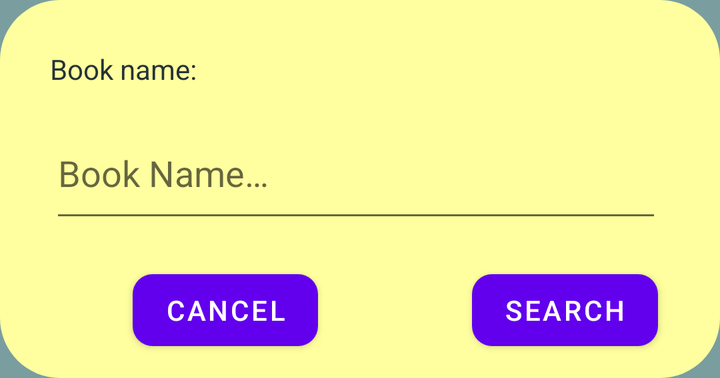
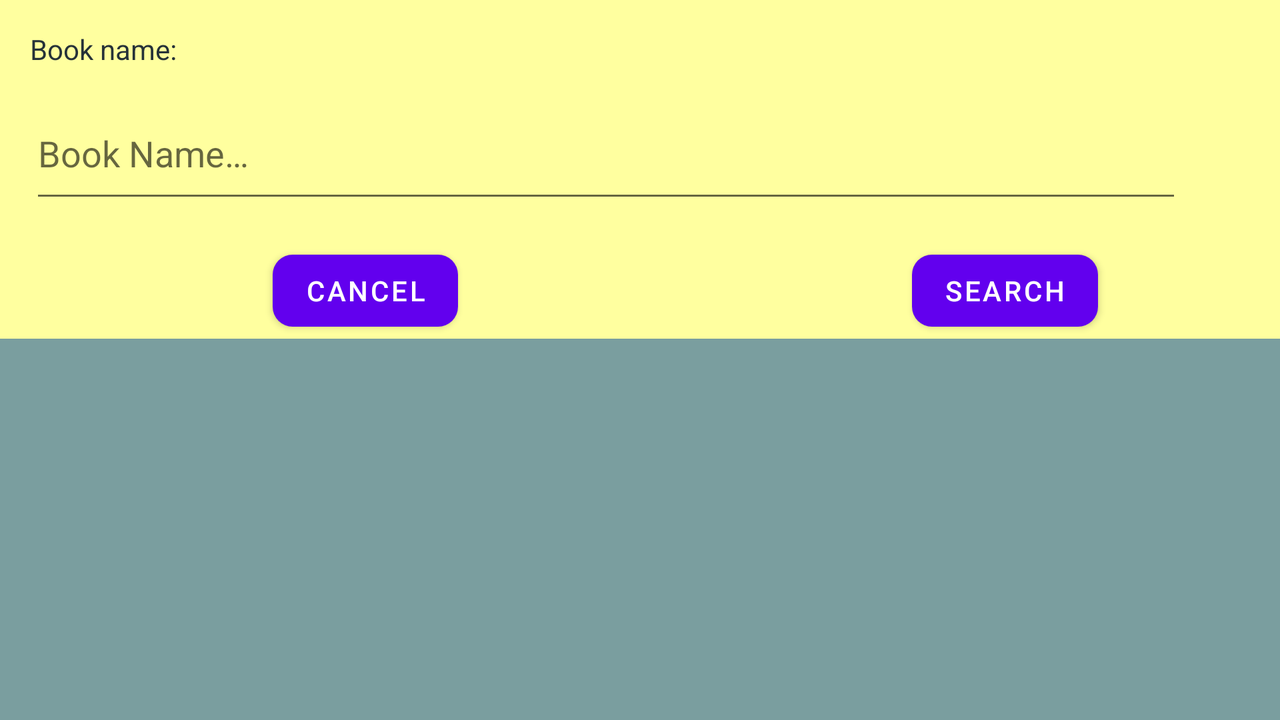

Two renders of one Android screen. The first uses the default layout on a phone; the second uses the alternative layout the repository ships for a different screen configuration, on a matching device. The two XML files are below.
<!-- AndroidManifest.xml: application theme Theme.My_Library -->
<!-- res/layout/search_prompt_dialog.xml -->
<?xml version="1.0" encoding="utf-8"?>
<androidx.constraintlayout.widget.ConstraintLayout xmlns:android="http://schemas.android.com/apk/res/android"
    xmlns:app="http://schemas.android.com/apk/res-auto"
    xmlns:tools="http://schemas.android.com/tools"
    android:layout_width="match_parent"
    android:layout_height="wrap_content"
    android:background="@drawable/search_dialog_bg">

    <TextView
        android:id="@+id/promptBookName"
        android:layout_width="wrap_content"
        android:layout_height="wrap_content"
        android:layout_marginStart="15dp"
        android:layout_marginTop="15dp"
        android:text="@string/bookName"
        android:textColor="@color/metalic_black"
        app:layout_constraintStart_toStartOf="parent"
        app:layout_constraintTop_toTopOf="parent" />

    <EditText
        android:id="@+id/searchEditTxt"
        android:layout_width="0dp"
        android:layout_height="wrap_content"
        android:layout_marginTop="10dp"
        android:autofillHints=""
        android:hint="@string/bookNameHint"
        android:inputType="textMultiLine"
        android:lines="2"
        android:minHeight="48dp"
        app:layout_constraintStart_toStartOf="@+id/promptBookName"
        app:layout_constraintTop_toBottomOf="@+id/promptBookName"
        app:layout_constraintWidth_percent="0.9"
        tools:ignore="TextContrastCheck" />

    <com.google.android.material.button.MaterialButton
        android:id="@+id/searchBtn"
        android:layout_width="wrap_content"
        android:layout_height="wrap_content"
        android:layout_marginTop="15dp"
        android:text="@string/search"
        app:cornerRadius="10dp"
        app:layout_constraintEnd_toEndOf="parent"
        app:layout_constraintStart_toStartOf="@+id/guideline8"
        app:layout_constraintTop_toBottomOf="@+id/searchEditTxt" />

    <com.google.android.material.button.MaterialButton
        android:id="@+id/cancelBtn"
        android:layout_width="wrap_content"
        android:layout_height="wrap_content"
        android:layout_marginTop="15dp"
        android:text="@string/cancel"
        app:cornerRadius="10dp"
        app:layout_constraintEnd_toStartOf="@+id/guideline8"
        app:layout_constraintStart_toStartOf="parent"
        app:layout_constraintTop_toBottomOf="@+id/searchEditTxt" />

    <androidx.constraintlayout.widget.Guideline
        android:id="@+id/guideline8"
        android:layout_width="wrap_content"
        android:layout_height="wrap_content"
        android:orientation="vertical"
        app:layout_constraintGuide_begin="205dp" />
</androidx.constraintlayout.widget.ConstraintLayout>
<!-- resources referenced by this layout -->
<resources>
  <color name="metalic_black">#263238</color>
  <!-- drawable search_dialog_bg (drawable) -->
  <?xml version="1.0" encoding="utf-8"?>
  <shape xmlns:android="http://schemas.android.com/apk/res/android">
      <solid android:color="@color/caryola_lemon_yellow" />
  
      <corners android:radius="30dp" />
  
      <padding
          android:bottom="10dp"
          android:left="10dp"
          android:right="10dp"
          android:top="10dp" />
  
  </shape>
  <string name="bookName">Book name:</string>
  <string name="bookNameHint">Book Name…</string>
  <string name="cancel">Cancel</string>
  <string name="search">Search</string>
  <style name="Theme.My_Library" parent="Theme.MaterialComponents.Light">
          
          <item name="colorPrimary">@color/purple_500</item>
          <item name="colorPrimaryVariant">@color/purple_700</item>
          <item name="colorOnPrimary">@color/white</item>
          
          <item name="colorSecondary">@color/deep_taupe</item>
          <item name="colorSecondaryVariant">@color/teal_700</item>
          <item name="colorOnSecondary">@color/black</item>
          
          <item name="android:statusBarColor">?attr/colorPrimaryVariant</item>
          
          
          <item name="android:windowAnimationStyle">@style/CustomAnimation</item>
          <item name="android:windowBackground">@color/cadetBlue</item>
      </style>
  <color name="caryola_lemon_yellow">#FFFF9F</color>
  <color name="purple_500">#FF6200EE</color>
  <color name="purple_700">#FF3700B3</color>
  <color name="white">#FFFFFFFF</color>
  <color name="deep_taupe">#7A6263</color>
  <color name="teal_700">#FF018786</color>
  <color name="black">#FF000000</color>
  <style name="CustomAnimation">
          <item name="android:activityOpenEnterAnimation">@anim/slide_in</item>
          <item name="android:activityOpenExitAnimation">@anim/slide_out</item>
          <item name="android:activityCloseEnterAnimation">@anim/slide_out</item>
          <item name="android:activityCloseExitAnimation">@anim/slide_in</item>
          <item name="android:windowEnterAnimation">@anim/slide_up</item>
          <item name="android:windowExitAnimation">@anim/slide_down</item>
      </style>
  <color name="cadetBlue">#7A9E9F</color>
</resources>
<!-- res/layout-land/search_prompt_dialog.xml (the repository's variant of the layout above) -->
<!-- drawn on the phone turned sideways -->
<?xml version="1.0" encoding="utf-8"?>
<androidx.constraintlayout.widget.ConstraintLayout xmlns:android="http://schemas.android.com/apk/res/android"
    xmlns:app="http://schemas.android.com/apk/res-auto"
    xmlns:tools="http://schemas.android.com/tools"
    android:layout_width="match_parent"
    android:layout_height="match_parent">

    <androidx.constraintlayout.widget.ConstraintLayout
        android:layout_width="0dp"
        android:layout_height="wrap_content"
        android:background="@color/caryola_lemon_yellow"
        app:layout_constraintEnd_toEndOf="parent"
        app:layout_constraintStart_toStartOf="parent"
        app:layout_constraintTop_toTopOf="parent">

        <TextView
            android:id="@+id/promptBookName"
            android:layout_width="wrap_content"
            android:layout_height="wrap_content"
            android:layout_marginStart="15dp"
            android:layout_marginTop="15dp"
            android:text="@string/bookName"
            android:textColor="@color/metalic_black"
            app:layout_constraintStart_toStartOf="parent"
            app:layout_constraintTop_toTopOf="parent" />

        <EditText
            android:id="@+id/searchEditTxt"
            android:layout_width="0dp"
            android:layout_height="wrap_content"
            android:layout_marginStart="15dp"
            android:layout_marginTop="10dp"
            android:autofillHints=""
            android:hint="@string/bookNameHint"
            android:inputType="textMultiLine"
            android:lines="2"
            android:minHeight="48dp"
            app:layout_constraintStart_toStartOf="parent"
            app:layout_constraintTop_toBottomOf="@+id/promptBookName"
            app:layout_constraintWidth_percent="0.9"
            tools:ignore="TextContrastCheck" />

        <com.google.android.material.button.MaterialButton
            android:id="@+id/searchBtn"
            android:layout_width="wrap_content"
            android:layout_height="wrap_content"
            android:layout_marginTop="15dp"
            android:text="@string/search"
            app:cornerRadius="10dp"
            app:layout_constraintEnd_toEndOf="parent"
            app:layout_constraintStart_toStartOf="@+id/guideline8"
            app:layout_constraintTop_toBottomOf="@+id/searchEditTxt" />

        <com.google.android.material.button.MaterialButton
            android:id="@+id/cancelBtn"
            android:layout_width="wrap_content"
            android:layout_height="wrap_content"
            android:layout_marginTop="15dp"
            android:text="@string/cancel"
            app:cornerRadius="10dp"
            app:layout_constraintEnd_toStartOf="@+id/guideline8"
            app:layout_constraintStart_toStartOf="parent"
            app:layout_constraintTop_toBottomOf="@+id/searchEditTxt" />

        <androidx.constraintlayout.widget.Guideline
            android:id="@+id/guideline8"
            android:layout_width="wrap_content"
            android:layout_height="wrap_content"
            android:orientation="vertical"
            app:layout_constraintGuide_begin="365dp" />

    </androidx.constraintlayout.widget.ConstraintLayout>
</androidx.constraintlayout.widget.ConstraintLayout>
<!-- resources referenced by the variant -->
<!-- as the phone turned sideways resolves them -->
<resources>
  <color name="caryola_lemon_yellow">#FFFF9F</color>
  <color name="metalic_black">#263238</color>
  <string name="bookName">Book name:</string>
  <string name="bookNameHint">Book Name…</string>
  <string name="cancel">Cancel</string>
  <string name="search">Search</string>
  <style name="Theme.My_Library" parent="Theme.MaterialComponents.Light">
          
          <item name="colorPrimary">@color/purple_500</item>
          <item name="colorPrimaryVariant">@color/purple_700</item>
          <item name="colorOnPrimary">@color/white</item>
          
          <item name="colorSecondary">@color/deep_taupe</item>
          <item name="colorSecondaryVariant">@color/teal_700</item>
          <item name="colorOnSecondary">@color/black</item>
          
          <item name="android:statusBarColor">?attr/colorPrimaryVariant</item>
          
          
          <item name="android:windowAnimationStyle">@style/CustomAnimation</item>
          <item name="android:windowBackground">@color/cadetBlue</item>
      </style>
  <color name="purple_500">#FF6200EE</color>
  <color name="purple_700">#FF3700B3</color>
  <color name="white">#FFFFFFFF</color>
  <color name="deep_taupe">#7A6263</color>
  <color name="teal_700">#FF018786</color>
  <color name="black">#FF000000</color>
  <style name="CustomAnimation">
          <item name="android:activityOpenEnterAnimation">@anim/slide_in</item>
          <item name="android:activityOpenExitAnimation">@anim/slide_out</item>
          <item name="android:activityCloseEnterAnimation">@anim/slide_out</item>
          <item name="android:activityCloseExitAnimation">@anim/slide_in</item>
          <item name="android:windowEnterAnimation">@anim/slide_up</item>
          <item name="android:windowExitAnimation">@anim/slide_down</item>
      </style>
  <color name="cadetBlue">#7A9E9F</color>
</resources>
